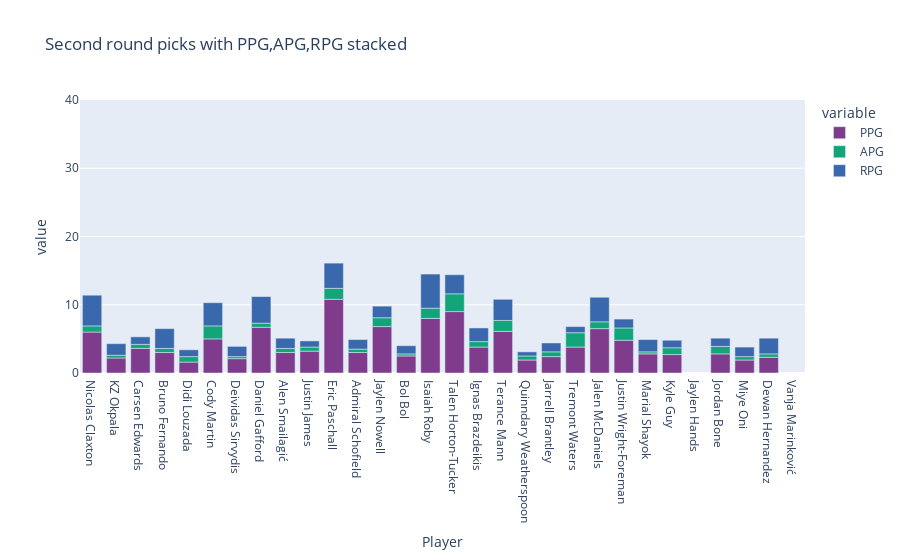

Notebook code for this chart:
### Code cell
fig = px.bar(second_round, x="Player", y=["PPG", "APG", "RPG"], title="Second round picks with PPG,APG,RPG stacked", hover_data=['Tm'], color_discrete_sequence=px.colors.qualitative.Bold)
fig.update_layout(yaxis_range=[0,40])
fig.show()

### Figure 1 — Plotly figure (JSON) as saved in the notebook; plotly's stock layout.template omitted (floating-point values rounded to 4 significant figures)
{"data": [{"alignmentgroup": "True", "customdata": [["BRK"], ["PHO"], ["PHI"], ["PHI"], ["ATL"], ["CHO"], ["DAL"], ["CHI"], ["NOP"], ["SAC"], ["GSW"], ["PHI"], ["MIN"], ["MIA"], ["DET"], ["ORL"], ["SAC"], ["LAC"], ["SAS"], ["IND"], ["BOS"], ["CHO"], ["UTA"], ["PHI"], ["NYK"], ["LAC"], ["NOP"], ["GSW"], ["TOR"], ["SAC"], [null]], "hovertemplate": "variable=PPG<br>Player=%{x}<br>value=%{y}<br>Tm=%{customdata[0]}<extra></extra>", "legendgroup": "PPG", "marker": {"color": "rgb(127, 60, 141)", "pattern": {"shape": ""}}, "name": "PPG", "offsetgroup": "PPG", "orientation": "v", "showlegend": true, "textposition": "auto", "type": "bar", "x": ["Nicolas Claxton", "KZ Okpala", "Carsen Edwards", "Bruno Fernando", "Didi Louzada", "Cody Martin", "Deividas Sirvydis", "Daniel Gafford", "Alen Smailagić", "Justin James", "Eric Paschall", "Admiral Schofield", "Jaylen Nowell", "Bol Bol", "Isaiah Roby", "Talen Horton-Tucker", "Ignas Brazdeikis", "Terance Mann", "Quinndary Weatherspoon", "Jarrell Brantley", "Tremont Waters", "Jalen McDaniels", "Justin Wright-Foreman", "Marial Shayok", "Kyle Guy", "Jaylen Hands", "Jordan Bone", "Miye Oni", "Dewan Hernandez", "Vanja Marinković", null], "xaxis": "x", "y": [6, 2.2, 3.6, 3, 1.6, 5, 2.1, 6.7, 3, 3.2, 10.8, 3, 6.8, 2.5, 8, 9, 3.8, 6.1, 1.9, 2.4, 3.8, 6.5, 4.8, 2.8, 2.7, null, 2.8, 1.9, 2.3, null, null], "yaxis": "y"}, {"alignmentgroup": "True", "customdata": [["BRK"], ["PHO"], ["PHI"], ["PHI"], ["ATL"], ["CHO"], ["DAL"], ["CHI"], ["NOP"], ["SAC"], ["GSW"], ["PHI"], ["MIN"], ["MIA"], ["DET"], ["ORL"], ["SAC"], ["LAC"], ["SAS"], ["IND"], ["BOS"], ["CHO"], ["UTA"], ["PHI"], ["NYK"], ["LAC"], ["NOP"], ["GSW"], ["TOR"], ["SAC"], [null]], "hovertemplate": "variable=APG<br>Player=%{x}<br>value=%{y}<br>Tm=%{customdata[0]}<extra></extra>", "legendgroup": "APG", "marker": {"color": "rgb(17, 165, 121)", "pattern": {"shape": ""}}, "name": "APG", "offsetgroup": "APG", "orientation": "v", "showlegend": true, "textposition": "auto", "type": "bar", "x": ["Nicolas Claxton", "KZ Okpala", "Carsen Edwards", "Bruno Fernando", "Didi Louzada", "Cody Martin", "Deividas Sirvydis", "Daniel Gafford", "Alen Smailagić", "Justin James", "Eric Paschall", "Admiral Schofield", "Jaylen Nowell", "Bol Bol", "Isaiah Roby", "Talen Horton-Tucker", "Ignas Brazdeikis", "Terance Mann", "Quinndary Weatherspoon", "Jarrell Brantley", "Tremont Waters", "Jalen McDaniels", "Justin Wright-Foreman", "Marial Shayok", "Kyle Guy", "Jaylen Hands", "Jordan Bone", "Miye Oni", "Dewan Hernandez", "Vanja Marinković", null], "xaxis": "x", "y": [0.9, 0.4, 0.6, 0.6, 0.8, 1.9, 0.3, 0.6, 0.6, 0.6, 1.6, 0.5, 1.3, 0.3, 1.5, 2.6, 0.8, 1.6, 0.6, 0.7, 2.1, 1, 1.8, 0.3, 1, null, 1.1, 0.5, 0.5, null, null], "yaxis": "y"}, {"alignmentgroup": "True", "customdata": [["BRK"], ["PHO"], ["PHI"], ["PHI"], ["ATL"], ["CHO"], ["DAL"], ["CHI"], ["NOP"], ["SAC"], ["GSW"], ["PHI"], ["MIN"], ["MIA"], ["DET"], ["ORL"], ["SAC"], ["LAC"], ["SAS"], ["IND"], ["BOS"], ["CHO"], ["UTA"], ["PHI"], ["NYK"], ["LAC"], ["NOP"], ["GSW"], ["TOR"], ["SAC"], [null]], "hovertemplate": "variable=RPG<br>Player=%{x}<br>value=%{y}<br>Tm=%{customdata[0]}<extra></extra>", "legendgroup": "RPG", "marker": {"color": "rgb(57, 105, 172)", "pattern": {"shape": ""}}, "name": "RPG", "offsetgroup": "RPG", "orientation": "v", "showlegend": true, "textposition": "auto", "type": "bar", "x": ["Nicolas Claxton", "KZ Okpala", "Carsen Edwards", "Bruno Fernando", "Didi Louzada", "Cody Martin", "Deividas Sirvydis", "Daniel Gafford", "Alen Smailagić", "Justin James", "Eric Paschall", "Admiral Schofield", "Jaylen Nowell", "Bol Bol", "Isaiah Roby", "Talen Horton-Tucker", "Ignas Brazdeikis", "Terance Mann", "Quinndary Weatherspoon", "Jarrell Brantley", "Tremont Waters", "Jalen McDaniels", "Justin Wright-Foreman", "Marial Shayok", "Kyle Guy", "Jaylen Hands", "Jordan Bone", "Miye Oni", "Dewan Hernandez", "Vanja Marinković", null], "xaxis": "x", "y": [4.5, 1.7, 1.1, 2.9, 1, 3.4, 1.5, 3.9, 1.5, 0.9, 3.7, 1.4, 1.7, 1.2, 5, 2.8, 2, 3.1, 0.6, 1.3, 0.9, 3.6, 1.3, 1.8, 1.1, null, 1.2, 1.4, 2.3, null, null], "yaxis": "y"}], "layout": {"barmode": "relative", "legend": {"title": {"text": "variable"}, "tracegroupgap": 0}, "title": {"text": "Second round picks with PPG,APG,RPG stacked"}, "xaxis": {"anchor": "y", "domain": [0, 1], "title": {"text": "Player"}}, "yaxis": {"anchor": "x", "domain": [0, 1], "range": [0, 40], "title": {"text": "value"}}}}
